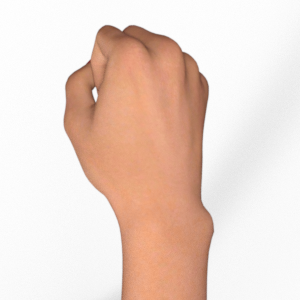
#> input picture src/yolo/rps/tests/fixtures/rock_0.png, 300 x 300 px, found by its file name; its folder holds 4 pictures in this run; the run also reads 1 picture not shown here
$ jupyter execute --allow-errors 05_opencv_practice.ipynb   (shell and % lines are left out)
#> lines starting #> are read from the running program, lines starting #| are printed output that depends on the picture
# 05. OpenCV로 가위바위보 판정기 만들기 (실습)

이 실습은 `src/opencv/rps_classic/`에 이미 구현된 가위바위보 판정 파이프라인을
**직접 재구현**해봅니다. 01강(OpenCV 입문)과 04강(3자 비교)에서 이미 본 내용을
"왜 이렇게 짰는지" 이해하고 나서, 그 로직을 스스로 채워 넣는 것이 이 실습의 목표입니다.

## 학습 목표
- YCrCb 색공간으로 피부색 마스크를 만들 수 있다.
- Convexity Defects(볼록 껍질 결함)로 손가락 사이 골을 찾을 수 있다.
- 골 개수 + solidity로 편 손가락 개수를 추정할 수 있다.
- 왜 이 전통 기법이 실사진 6장 중 2장만 맞히는지(2/6) 직접 확인하고 한계를 설명할 수 있다.

## 이 실습에서 재구현할 파이프라인

```
BGR 프레임 → YCrCb 변환 → inRange(피부색) → 모폴로지(open/close) → 피부 마스크
   → 최대 컨투어 → 볼록 껍질 결함(convexity defects) → 깊이·각도 필터 → 골 개수
   → 골 개수 + solidity → 편 손가락 개수 → 가위/바위/보 분류 → 승패 판정
```

> 빈칸은 `_____` 로 표시돼 있고, 바로 위/옆의 `# [TODO]` 주석이 힌트입니다.
> 원본 구현은 `src/opencv/rps_classic/rps_classic/`에 있습니다 — 막히면 참고하세요.

[cell 1]
import math
from pathlib import Path

import cv2
import matplotlib.pyplot as plt
import numpy as np
from matplotlib import font_manager

# 그래프의 한글 라벨이 네모(□)로 깨지지 않도록 한글 폰트를 지정한다.
_installed = {f.name for f in font_manager.fontManager.ttflist}
for _font in ("AppleGothic", "Malgun Gothic", "NanumGothic"):
    if _font in _installed:
        plt.rcParams["font.family"] = _font
        break
plt.rcParams["axes.unicode_minus"] = False


def find_workshop_root(start: Path) -> Path:
    for candidate in (start, *start.parents):
        if (candidate / "src" / "yolo" / "rps").is_dir():
            return candidate
    raise FileNotFoundError("워크샵 루트를 찾지 못했습니다")


WORKSHOP = find_workshop_root(Path.cwd())
FIXTURE_DIR = WORKSHOP / "src" / "yolo" / "rps" / "tests" / "fixtures"

# 3자 비교(04강)와 동일한 6장 실사진 픽스처 — OpenCV/YOLO/MediaPipe가 공유한다.
FIXTURES = ["rock_0", "rock_1", "paper_0", "paper_1", "scissors_0", "scissors_1"]
TRUTH = {
    "rock_0": "ROCK", "rock_1": "ROCK",
    "paper_0": "PAPER", "paper_1": "PAPER",
    "scissors_0": "SCISSORS", "scissors_1": "SCISSORS",
}

images = {name: cv2.imread(str(FIXTURE_DIR / f"{name}.png")) for name in FIXTURES}
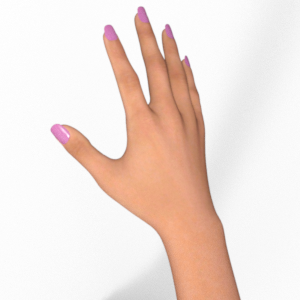
#> input picture src/yolo/rps/tests/fixtures/paper_0.png, 300 x 300 px, found by its file name
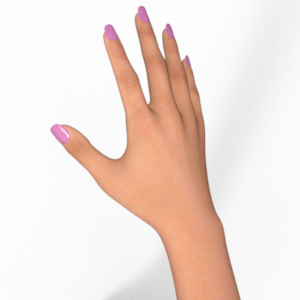
#> input picture src/yolo/rps/tests/fixtures/paper_1.png, 300 x 300 px, found by its file name
#> images = 6 items
#> (the rest of this cell did not finish here and is left out)
